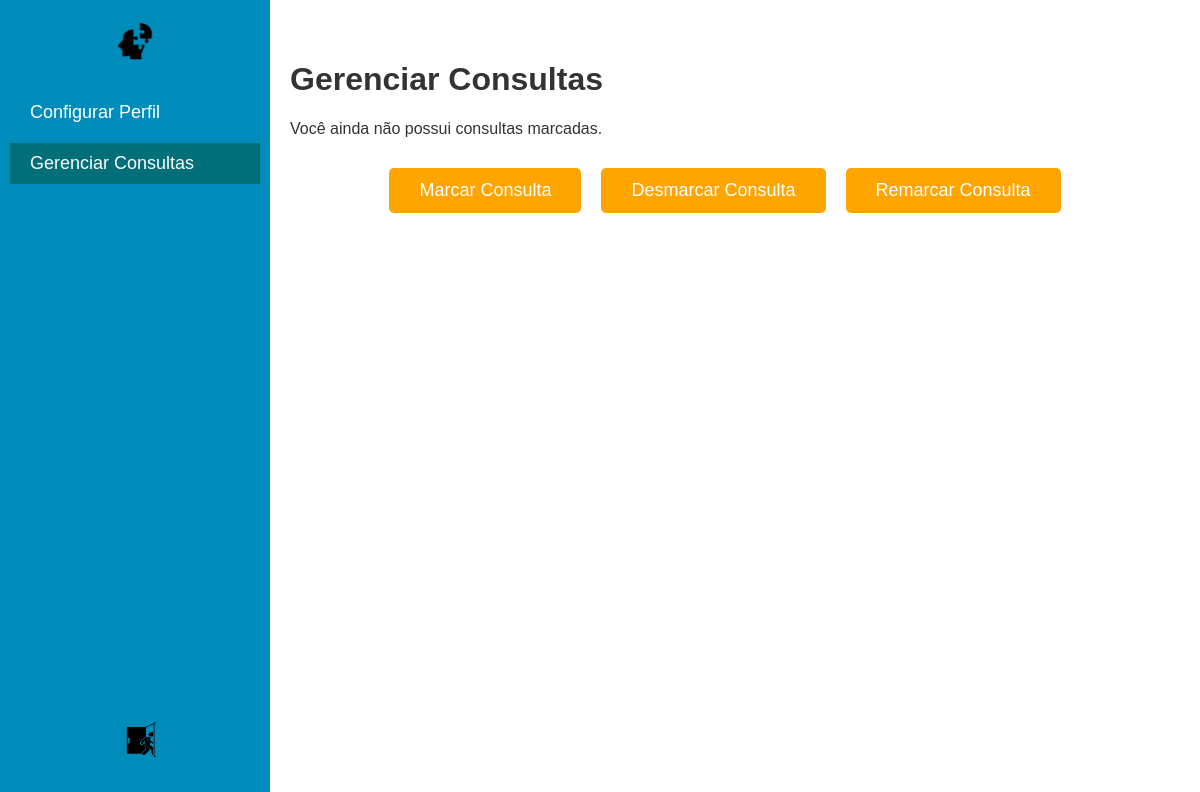
Page /gerenciar_consultas.html (signed in) on the earlier database version.
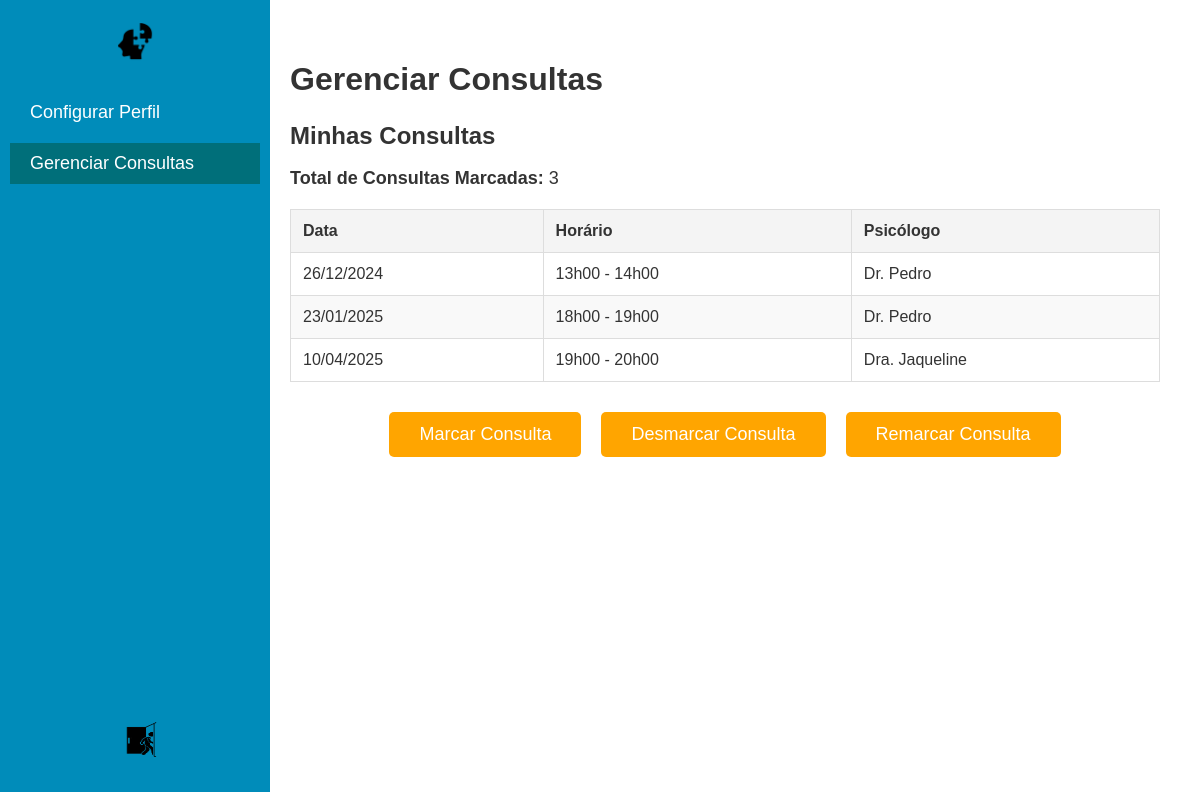
Same page on the later database version.
### usuarios/models.py (models this page shows, shortened)
class Horario(models.Model):
    psicologo = models.ForeignKey(
        Psicologo, on_delete=models.CASCADE, related_name="horarios"
    )
    data = models.DateField()
    hora_inicio = models.CharField(
        max_length=20,
        choices=Hora.choices(),
    )
    hora_fim = models.CharField(
        max_length=20,
        choices=Hora.choices(),
    )
    disponivel = models.BooleanField(default=True)
    paciente = models.ForeignKey(
        Paciente, null=True, blank=True, on_delete=models.SET_NULL, related_name="horarios"
    )

class Usuario(models.Model):
    nome = models.CharField(max_length=100)
    email = models.EmailField(max_length=254)
    telefone = models.CharField(max_length=15)
    senha = models.CharField(max_length=128)  # Alterado para suportar senhas hasheadas
    cpf = models.CharField(max_length=15)

### usuarios/views.py (the view)
# urls.py: path('gerenciar_consultas.html', views.gerenciar_consultas, name='gerenciar_consultas'),  # URL para gerenciar consultas
def gerenciar_consultas(request):
    user_id = request.session['usuario_id']
    try:
        usuario = Usuario.objects.get(id=user_id)
    except Usuario.DoesNotExist:
        return redirect('login')
    paciente = get_object_or_404(Paciente, id=user_id)
    consultas = []  # Substituir por consultas reais do banco de dados
    consultas = Horario.objects.filter(paciente=paciente).order_by('data', 'hora_inicio')
    return render(request, 'usuarios/gerenciar_consultas.html', {"consultas": consultas})

### usuarios/templates/usuarios/gerenciar_consultas.html (shortened to what this page needs)
<!DOCTYPE html>
<html lang="pt-br">
<head>
    {% load static %}
    <link rel="stylesheet" href="{% static 'css/gerenciar_consultas.css' %}">
</head>
<body>
    <div class="sidebar" id="sidebar">
        <div class="logo">
            <a href="{% url 'dashboard' %}">
                <img src="{% static 'images/logo.png' %}" alt="Logo" />
            </a>
        </div>
        <div class="sidebar-links">
            <a href="{% url 'configurar_perfil' %}">Configurar Perfil</a>
            <a href="{% url 'gerenciar_consultas' %}" class="active">Gerenciar Consultas</a>
        </div>
        <div class="logout-btn">
            <a href="{% url 'logout' %}">
                <img src="{% static 'images/sair.png' %}" alt="Sair">
            </a>
        </div>
    </div>
    <div class="main-content">
        <h1>Gerenciar Consultas</h1>
        {% if consultas %}
        <div class="consultas-info">
            <h3>Minhas Consultas</h3>
            <p><strong>Total de Consultas Marcadas:</strong> {{ consultas|length }}</p>
            <table class="consultas-table">
                <thead>
                    <tr>
                        <th>Data</th>
                        <th>Horário</th>
                        <th>Psicólogo</th>
                    </tr>
                </thead>
                <tbody>
                    {% for consulta in consultas %}
                    <tr>
                        <td>{{ consulta.data|date:"d/m/Y" }}</td>
                        <td>{{ consulta.hora_inicio}} - {{ consulta.hora_fim}}</td>
                        <td>{{ consulta.psicologo.nome }}</td>
                    </tr>
                    {% endfor %}
                </tbody>
            </table>
        </div>
        {% else %}
        <p>Você ainda não possui consultas marcadas.</p>
        {% endif %}
        <div class="action-buttons">
            <form method="POST" action="{% url 'marcar_consulta' %}">
                <button type="submit" class="btn-orange">Marcar Consulta</button>
            </form>
            <button class="btn-orange">Desmarcar Consulta</button>
            <button class="btn-orange">Remarcar Consulta</button>
        </div>
    </div>
</body>
</html>

### usuarios/static/css/gerenciar_consultas.css (style rules this page uses)
body { font-family: Arial, sans-serif; background-color: #f4f4f4; color: #333; display: flex; height: 100vh; margin: 0; }
.sidebar { width: 250px; background-color: #008CBA; color: white; position: fixed; top: 0; left: 0; bottom: 0; padding: 20px 10px; transition: width 0.3s ease; }
.sidebar .logo a { display: block; text-align: center; margin-bottom: 30px; }
.sidebar .logo img { width: 40px; height: auto; display: block; margin: 0 auto; }
.sidebar-links a { display: block; color: white; text-decoration: none; font-size: 18px; padding: 10px 20px; margin: 10px 0; transition: background-color 0.3s ease; }
.sidebar-links a.active { background-color: #006f7a; }
.logout-btn { position: absolute; bottom: 20px; left: 10px; width: 100%; text-align: left; }
.logout-btn a { display: block; padding: 12px; background-color: transparent; text-align: center; }
.logout-btn img { width: 80px; height: 50px; transition: transform 0.3s ease; }
.main-content { margin-left: 250px; padding: 40px; flex-grow: 1; background-color: #ffffff; box-shadow: 0 4px 12px rgba(0, 0, 0, 0.1); }
.consultas-info { margin-bottom: 30px; }
.consultas-info h3 { font-size: 24px; color: #333; margin-bottom: 10px; }
.consultas-info p { font-size: 18px; }
.action-buttons { display: flex; justify-content: center; gap: 20px; margin-top: 30px; }
.btn-orange { background-color: #FFA500; color: white; border: none; border-radius: 5px; padding: 12px 30px; font-size: 18px; cursor: pointer; transition: background-color 0.3s; }
.consultas-table { width: 100%; border-collapse: collapse; margin-top: 20px; }
.consultas-table th, .consultas-table td { border: 1px solid #ddd; text-align: left; padding: 12px; }
.consultas-table th { background-color: #f4f4f4; font-weight: bold; }
.consultas-table tr:nth-child(even) { background-color: #f9f9f9; }

Differences in the rows shown:
added Horario: data "26/12/2024", hora_inicio "13h00", hora_fim "14h00", psicologo.nome "Dr. Pedro"
added Horario: data "23/01/2025", hora_inicio "18h00", hora_fim "19h00", psicologo.nome "Dr. Pedro"
added Horario: data "10/04/2025", hora_inicio "19h00", hora_fim "20h00", psicologo.nome "Dra. Jaqueline"
Other differences:
{{ consultas|length }}: (not shown) → "3"
text no longer shown: "Você ainda não possui consultas marcadas."
text now shown: "Minhas Consultas Total de Consultas Marcadas: Data Horário Psicólogo"
